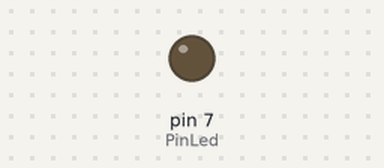
This sketch was run on a simulated Arduino Uno, built with avr-gcc and run on an emulated ATmega328P. Parts: output pins drawn as LEDs (lit = HIGH). Dashed ring = blinking. At 2.0 s the program stops and its outputs stay as they are.

Above: at 0.5 s.
At 1.85 s:
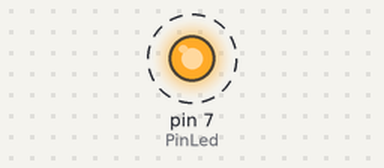
Timing chart, 0 to 3.0 s (numbered marks = the images above):
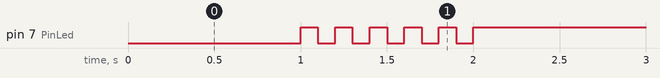

The sketch:

05_practice_2.ino
```cpp
#define PinLed 7

void setup() {
  // put your setup code here, to run once:
  pinMode(PinLed, OUTPUT);
  Serial.begin(115200);
}

void loop() {
  // put your main code here, to run repeatedly:
  digitalWrite(PinLed, 0);
  delay(1000);
  for(int i = 0; i < 5; i++){
    digitalWrite(PinLed, 1);
    delay(100);
    digitalWrite(PinLed, 0);
    delay(100);
  }
  digitalWrite(PinLed, 1);
  while(1){
    ;
  }
}
```

Measured:
- by itself, pin 7 (PinLed): alternates HIGH for 0.10 s and LOW for 0.10 s, 11 changes in all, then stays HIGH
